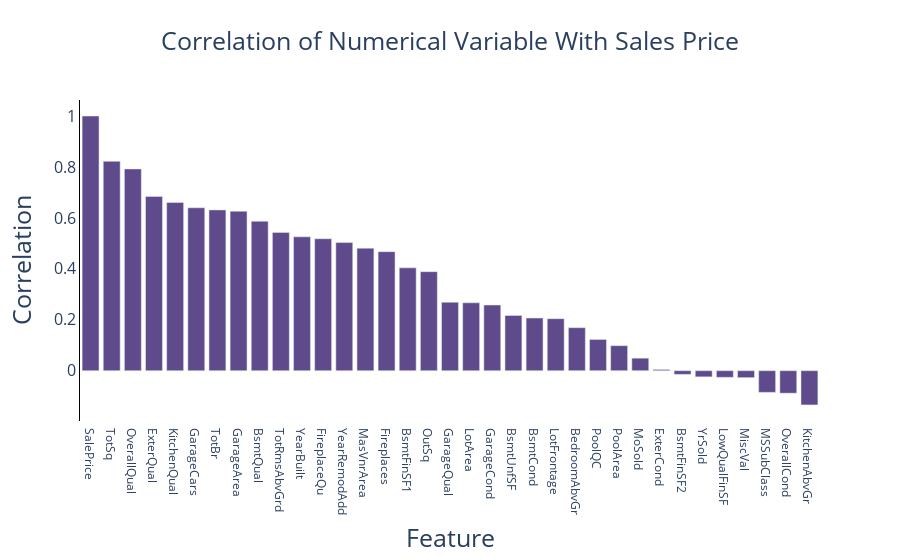

Write notebook code for a chart like this one.
### Markdown cell above
### Determine correlation of new numeric Columns

### Code cell
fig = px.bar(x = df.corr().index, y =df.corr().SalePrice,
            title = 'Correlation of Numerical Variable With Sales Price',
             color_discrete_sequence = ['#5F4B8B']
            )
fig.update_layout(
    barmode='stack', 
    xaxis_categoryorder = 'total descending',
    xaxis_title = 'Feature',
    yaxis_title = 'Correlation',
    title_x=0.5,
    plot_bgcolor = 'white',
    title_font = dict(size = 25),
    yaxis = dict(
        tickfont = dict(size=16),
        titlefont = dict(size = 25),
        showgrid = False,
        showline = True,
        linecolor = 'black'
    ),
    xaxis = dict(
        tickfont = dict(size=12),
        titlefont = dict(size =25),
        showgrid = False,
        showline = False,
        linecolor = 'black'
        
    )
    
)
fig

### Figure 1 — Plotly figure (JSON) as saved in the notebook; plotly's stock layout.template omitted (floating-point values rounded to 4 significant figures)
{"data": [{"alignmentgroup": "True", "hovertemplate": "x=%{x}<br>y=%{y}<extra></extra>", "legendgroup": "", "marker": {"color": "#5F4B8B", "pattern": {"shape": ""}}, "name": "", "offsetgroup": "", "orientation": "v", "showlegend": false, "textposition": "auto", "type": "bar", "x": ["MSSubClass", "LotFrontage", "LotArea", "OverallQual", "OverallCond", "YearBuilt", "YearRemodAdd", "MasVnrArea", "ExterQual", "ExterCond", "BsmtQual", "BsmtCond", "BsmtFinSF1", "BsmtFinSF2", "BsmtUnfSF", "LowQualFinSF", "BedroomAbvGr", "KitchenAbvGr", "KitchenQual", "TotRmsAbvGrd", "Fireplaces", "FireplaceQu", "GarageCars", "GarageArea", "GarageQual", "GarageCond", "PoolArea", "PoolQC", "MiscVal", "MoSold", "YrSold", "SalePrice", "TotSq", "OutSq", "TotBr"], "xaxis": "x", "y": [-0.08509, 0.2043, 0.2666, 0.7921, -0.0884, 0.5258, 0.5031, 0.4812, 0.6843, 0.004743, 0.5869, 0.2067, 0.4038, -0.01452, 0.217, -0.02607, 0.1688, -0.1345, 0.6606, 0.543, 0.4673, 0.518, 0.6397, 0.6263, 0.2689, 0.2579, 0.09824, 0.1227, -0.02733, 0.04914, -0.02417, 1, 0.8222, 0.3889, 0.6314], "yaxis": "y"}], "layout": {"barmode": "stack", "legend": {"tracegroupgap": 0}, "plot_bgcolor": "white", "title": {"font": {"size": 25}, "text": "Correlation of Numerical Variable With Sales Price", "x": 0.5}, "xaxis": {"anchor": "y", "categoryorder": "total descending", "domain": [0, 1], "linecolor": "black", "showgrid": false, "showline": false, "tickfont": {"size": 12}, "title": {"font": {"size": 25}, "text": "Feature"}}, "yaxis": {"anchor": "x", "domain": [0, 1], "linecolor": "black", "showgrid": false, "showline": true, "tickfont": {"size": 16}, "title": {"font": {"size": 25}, "text": "Correlation"}}}}
